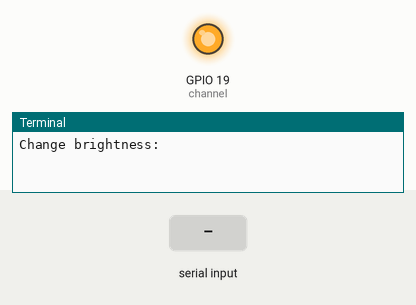
Simulated run of this program. Board: Raspberry Pi (BCM pin numbers). On the bench: output pins drawn as LEDs (lit = HIGH), the last lines printed to the terminal. Inputs (shaded band) come from the test bench. At 2.8 s the program stops and its outputs stay as they are.

Above: at 1.2 s.
1.3 s: "90" typed at the terminal, then Enter
At 2.1 s:
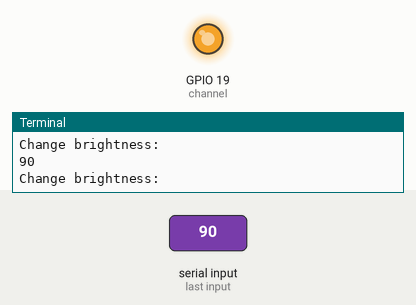
2.8 s: "q" typed at the terminal, then Enter
At 3.2 s:
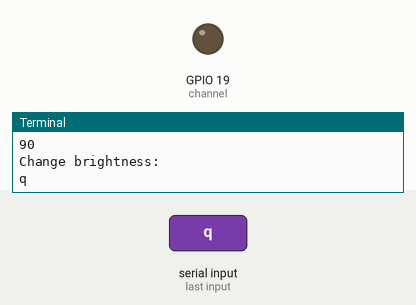
Timing chart, 0 to 4.3 s (numbered marks = the images above; inputs shaded):
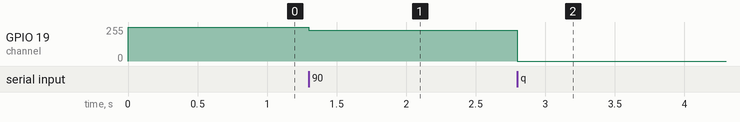

The program:

brightness.py
```python
import RPi.GPIO as GPIO

channel = 19
GPIO.setmode(GPIO.BCM)
GPIO.setup(channel, GPIO.OUT)

p = GPIO.PWM(channel, 1000) #channel, frequency
p.start(100)

try:
    while True:
        try:
            b = input("Change brightness:")

            if (b == 'q'):
                break

            p.ChangeDutyCycle(int(b))
        except ValueError as e:
            pass
except KeyboardInterrupt:
    pass

p.stop()
GPIO.cleanup()
```

Measured:
- after the input at 1.3 s, GPIO 19 (channel): 255/255 → 230/255 at once
- after the input at 2.8 s, GPIO 19 (channel): 230/255 → 0/255 at once
